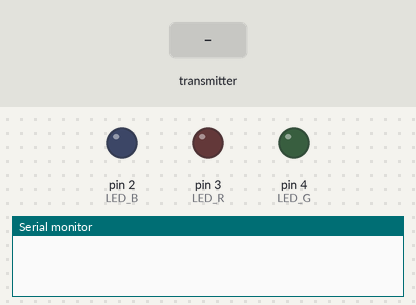
Bench run of a sketch on a simulated Arduino Uno, built with avr-gcc and run on an emulated ATmega328P. On the bench: output pins drawn as LEDs (lit = HIGH), the last lines printed to the serial monitor. Inputs (shaded band) come from the test bench. No radio packets arrive unless stated.

Above: at 1.2 s.
1.3 s: the transmitter starts sending joystick.0 = 512
At 2.3 s:
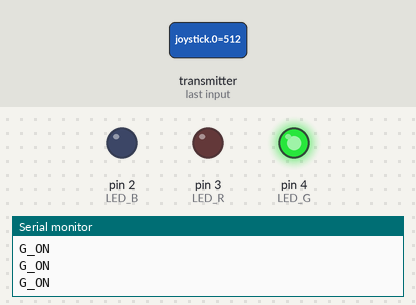
2.8 s: the transmitter starts sending joystick.1 = 1023
At 3.7 s:
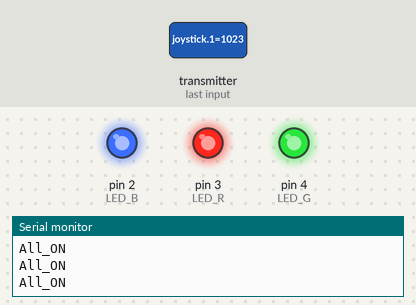
4.3 s: the transmitter starts sending joystick.1 = 0
At 5.0 s:
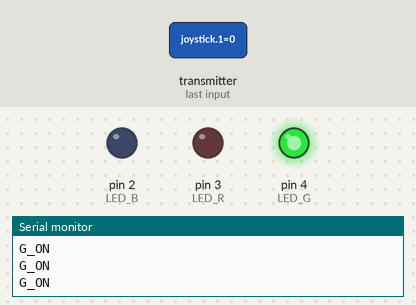
5.8 s: the transmitter starts sending joystick.1 = 512
At 6.3 s:
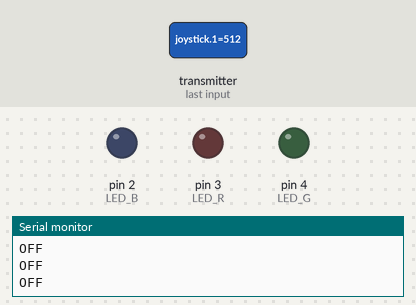
7.9 s: the transmitter starts sending joystick.0 = 0
At 8.5 s:
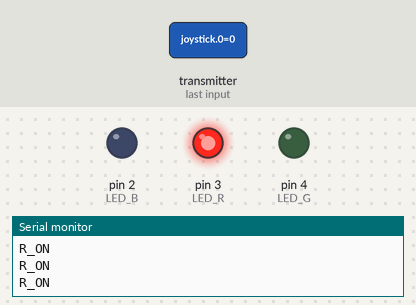
9.4 s: the transmitter starts sending joystick.0 = 1023
At 9.8 s:
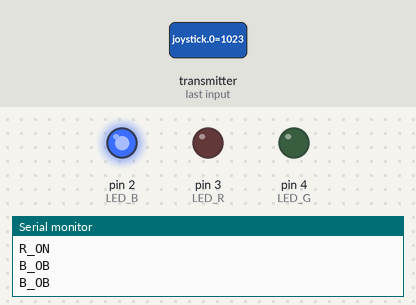
Timing chart, 0 to 12.0 s (numbered marks = the images above; inputs shaded):
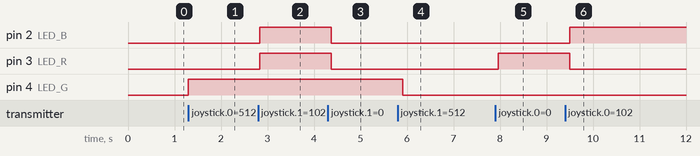

The sketch:

reciever_example_1.ino
```cpp
#include <SPI.h>      //啟用SCK,MOSI,MISO引腳
#include "nRF24L01.h" //啟用nRF24L01h參數
#include "RF24.h"
int Vx, Vy;
int LED_B = 2;     // LED引腳
int LED_R = 3;     // LED引腳
int LED_G = 4;     // LED引腳
int joystick[3];   // 三個讀取陣列
RF24 radio(9, 10); // CE,CSN通訊引腳
// 讀取和寫入的代號
const uint64_t pipes[2] = {0xF7F0F0F0E1LL, 0xF7F0F0F0D2LL};
void setup(void)
{
    pinMode(LED_B, OUTPUT);             // 設LED引腳為輸出
    pinMode(LED_R, OUTPUT);             // 設LED引腳為輸出
    pinMode(LED_G, OUTPUT);             // 設LED引腳為輸出
    Serial.begin(57600);                // 啟用57600鮑率
    radio.begin();                      // 啟用nRF24L01
    radio.setRetries(15, 15);           // 重試次數
    radio.openReadingPipe(1, pipes[1]); // 開啟讀取通道
    radio.startListening();             // 開始傾聽資訊
    radio.printDetails();               // 寫出無線電狀態
    radio.openWritingPipe(pipes[1]);    // 開啟寫入通道
    radio.openReadingPipe(1, pipes[0]); // 開啟讀取通道
    radio.startListening();             // 開始傾聽資訊
}
void loop()
{
    if (radio.available())
    {                                           // 如果有Radio訊號
        radio.read(joystick, sizeof(joystick)); // 透過無線電讀取joystick陣列
        Vx = joystick[0] * 0.175;
        Vy = joystick[1] * 0.175;
        if (Vx > 80 && Vx < 100 && Vy > 80 && Vy < 100)
        {
            Serial.println("OFF");
            digitalWrite(LED_B, LOW);
            digitalWrite(LED_R, LOW);
            digitalWrite(LED_G, LOW);
            delay(150);
        }
        if (Vx > 113 && Vy > 67 && Vy < 113)
        {
            Serial.println("B_OB");
            digitalWrite(LED_B, HIGH);
            digitalWrite(LED_R, LOW);
            digitalWrite(LED_G, LOW);
            delay(150);
        }
        if (Vx < 67 && Vy > 67 && Vy < 113)
        {
            Serial.println("R_ON");
            digitalWrite(LED_B, LOW);
            digitalWrite(LED_R, HIGH);
            digitalWrite(LED_G, LOW);
            delay(150);
        }
        if (Vy < 67 && Vx > 67 && Vx < 113)
        {
            Serial.println("G_ON");
            digitalWrite(LED_B, LOW);
            digitalWrite(LED_R, LOW);
            digitalWrite(LED_G, HIGH);
            delay(150);
        }
        if (Vy > 113 && Vx > 67 && Vx < 113)
        {
            Serial.println("All_ON");
            digitalWrite(LED_B, HIGH);
            digitalWrite(LED_R, HIGH);
            digitalWrite(LED_G, HIGH);
            delay(150);
        }
        if (joystick[2] == 1)
        {
            digitalWrite(LED_B, HIGH);
            digitalWrite(LED_R, LOW);
            digitalWrite(LED_G, LOW);
            delay(1000);
            digitalWrite(LED_B, LOW);
            digitalWrite(LED_R, HIGH);
            digitalWrite(LED_G, LOW);
            digitalWrite(LED_B, LOW);
            delay(1000);
            digitalWrite(LED_B, LOW);
            digitalWrite(LED_R, LOW);
            digitalWrite(LED_G, HIGH);
            delay(1000);
        }
        delay(20);
    }
}
```

Measured:
- after the input at 1.3 s, pin 4 (LED_G): LOW → HIGH at once
- after the input at 2.8 s, pin 2 (LED_B), pin 3 (LED_R): LOW → HIGH at once
- after the input at 4.3 s, pin 2 (LED_B), pin 3 (LED_R): HIGH → LOW after 0.08 s
- after the input at 5.8 s, pin 4 (LED_G): HIGH → LOW after 0.11 s
- after the input at 7.9 s, pin 3 (LED_R): LOW → HIGH after 0.06 s
- after the input at 9.4 s, pin 2 (LED_B): LOW → HIGH after 0.10 s; pin 3 (LED_R): HIGH → LOW after 0.10 s
